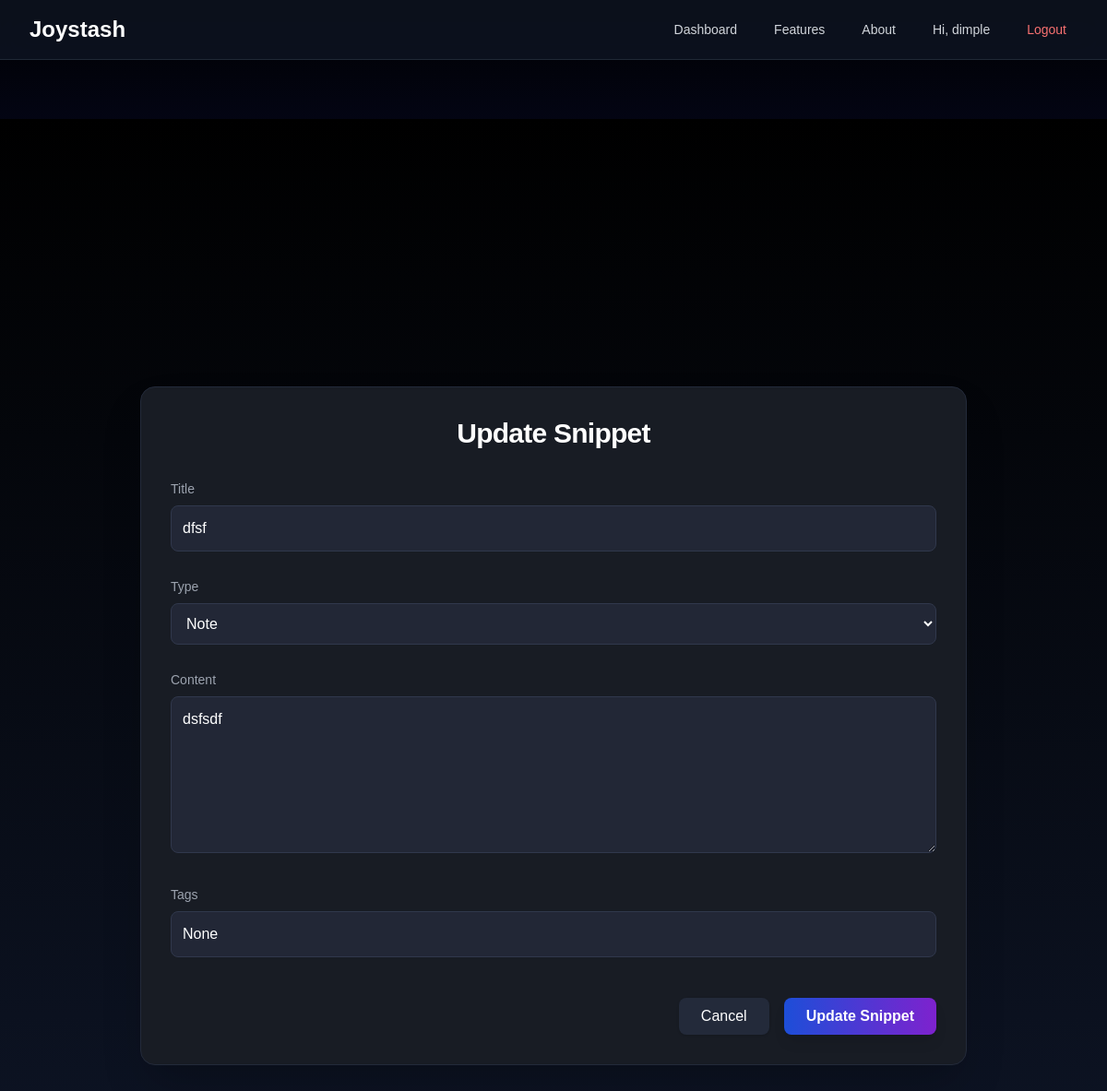
The page /option/snippet/11/edit/ (signed in) on the database its author committed.
### CRUD/models.py (models this page shows, shortened)
class Snippet(models.Model):
    SNIPPET_TYPES = [
        ("code", "Code"),
        ("note", "Note"),
        ("link", "Link"),
        ("idea", "Idea"),
    ]
    user = models.ForeignKey(User, on_delete=models.CASCADE, related_name="snippets")
    snippet_type = models.CharField(max_length=10, choices=SNIPPET_TYPES, default="code")
    title = models.CharField(max_length=200)
    content = models.TextField()  # code, note, link, or idea
    language = models.CharField(max_length=50, blank=True, null=True)  # only used if type == code
    created_at = models.DateTimeField(auto_now_add=True)
    updated_at = models.DateTimeField(auto_now=True)
    is_favorite = models.BooleanField(default=False)
    tags = models.CharField(max_length=200, blank=True,null=True)

### CRUD/views.py (the view)
# urls.py: path('snippet/<int:pk>/edit/', views.snippet_update, name='snippet_update'),
@login_required
def snippet_update(request, pk):
    snippet = get_object_or_404(Snippet, pk=pk, user=request.user)
    if request.method == "POST":
        form = SnippetForm(request.POST, instance=snippet)
        if form.is_valid():
            form.save()
            return redirect('home')
    else:
        form = SnippetForm(instance=snippet)  # pre-populate form with existing data
    return render(request, 'CRUD/snippet_form.html', {'form': form, 'snippet': snippet})

### CRUD/templates/CRUD/snippet_form.html (shortened to what this page needs)
{% extends "base.html" %}
{% load static %}
{% block head %}
  <script src="https://cdn.tailwindcss.com"></script>
{% endblock head %}
{% block hero %}
<div class="min-h-screen flex items-center justify-center p-4 bg-gradient-to-b from-black to-[#0f172a]">
  <div class="w-full max-w-4xl mx-auto bg-[#181c24] rounded-2xl shadow-2xl p-8 border border-[#232a3a]">
    <h1 class="text-3xl font-extrabold text-white mb-8 text-center tracking-tight">{% if snippet %}Update Snippet{% else %}Create New Snippet{% endif %}</h1>
    <form id="snippetForm" method="POST" action="{% if snippet %}{% url 'snippet_update' snippet.id %}{% else %}{% url 'snippet_create' %}{% endif %}" class="space-y-7">
      <div>
        <label class="block text-gray-400 mb-2 text-sm font-medium">Title</label>
        <input type="text" name="title" required maxlength="100"
          class="w-full p-3 rounded-lg bg-[#222736] text-white border border-[#30384c] focus:ring-2 focus:ring-blue-500 focus:outline-none transition"
          placeholder="Enter snippet title" value="{% if snippet %}{{ snippet.title }}{% endif %}">
      </div>
      <div>
        <label class="block text-gray-400 mb-2 text-sm font-medium">Type</label>
        <select id="snippet_type" name="snippet_type"
          class="w-full p-3 rounded-lg bg-[#222736] text-white border border-[#30384c] focus:ring-2 focus:ring-blue-500 focus:outline-none transition">
          <option value="note" {% if snippet and snippet.snippet_type == "note" %}selected{% endif %}>Note</option>
        </select>
      </div>
      <div id="note-container">
        <label class="block text-gray-400 mb-2 text-sm font-medium">Content</label>
        <textarea name="content" id="description" rows="6"
          class="w-full p-3 rounded-lg bg-[#222736] text-white border border-[#30384c] focus:ring-2 focus:ring-blue-500 focus:outline-none transition"
          placeholder="Write your note or code description here...">{% if snippet and snippet.snippet_type == "note" %}{{ snippet.content }}{% endif %}</textarea>
      </div>
      <div>
        <label class="block text-gray-400 mb-2 text-sm font-medium">Tags</label>
        <input type="text" name="tags"
          class="w-full p-3 rounded-lg bg-[#222736] text-white border border-[#30384c] focus:ring-2 focus:ring-blue-500 focus:outline-none transition"
          placeholder="e.g. python, django, notes" value="{% if snippet %}{{ snippet.tags }}{% endif %}">
      </div>
      <div class="flex flex-col sm:flex-row justify-end gap-4 pt-4">
        <button type="button" onclick="window.location.href='{% url 'home' %}'"
          class="px-6 py-2 rounded-lg bg-[#232a3a] text-white hover:bg-[#2e364a] transition shadow font-medium">Cancel</button>
        <button type="submit"
          class="px-6 py-2 rounded-lg bg-gradient-to-r from-blue-700 to-purple-700 text-white font-semibold hover:from-blue-600 hover:to-purple-600 transition shadow-lg">{% if snippet %}Update Snippet{% else %}Add Snippet{% endif %}</button>
      </div>
    </form>
  </div>
</div>
{% endblock hero %}

### templates/base.html (shortened to what this page needs)
{% load static %}
<!DOCTYPE html>
<html lang="en">
<head>
    {% block base_css %}
    <link rel="stylesheet" href="{% static "css/homestyle.css" %}">
    {% endblock base_css %}
    {% block head %}{% endblock head %}
    {% block main_css %}
    <link rel="stylesheet" href="#">
    {% endblock main_css %}
</head>
{% block bg_color %}
<body class="bg-gradient-to-b from-black via-[#0a0f3c] to-[#0f172a] min-h-screen ">
{% endblock bg_color %}
  {% block nav %}
<nav id="joystash-nav" class="sticky top-0 z-50 bg-gray-900/70 backdrop-blur-lg border-b border-gray-700/50">
  <div class="max-w-7xl mx-auto px-4 sm:px-6 lg:px-8">
    <div class="flex items-center justify-between h-16">
      <div class="flex-shrink-0">
        <a href="/" class="text-2xl font-bold text-white">Joystash</a>
      </div>
{% block nav_links %}
 <div class="hidden md:block">
        <div class="ml-10 flex items-baseline space-x-4">
          <a href="{% url "dashboard" %}" class="text-gray-300 hover:bg-gray-700 hover:text-white px-3 py-2 rounded-md text-sm font-medium">Dashboard</a>
          <a href="#hero" class="text-gray-300 hover:bg-gray-700 hover:text-white px-3 py-2 rounded-md text-sm font-medium">Features</a>
          <a href="#sub-hero" class="text-gray-300 hover:bg-gray-700 hover:text-white px-3 py-2 rounded-md text-sm font-medium">About</a>
          {% if user.is_authenticated %}
          <span class="text-gray-300 px-3 py-2 text-sm">Hi, {{ user.username }}</span>
          <a href="{% url "logoutpage" %}" class="text-red-400 hover:bg-red-700 hover:text-white px-3 py-2 rounded-md text-sm font-medium">Logout</a>
          {% else %}
          <a href="{% url "loginpage" %}" class="text-blue-400 hover:bg-blue-700 hover:text-white px-3 py-2 rounded-md text-sm font-medium">Login</a>
          <a href="{% url "register" %}" class="text-blue-400 hover:bg-blue-700 hover:text-white px-3 py-2 rounded-md text-sm font-medium">Register</a>
          {% endif %}
        </div>
      </div>
{% endblock nav_links %}
    </div>
  </div>
</nav>
<main class="pt-16">
  </main>
  {% endblock nav %}
  {% block hero %}{% endblock hero %}
</body>
</html>

### static/css/homestyle.css (style rules this page uses)
body { font-family: Arial, sans-serif; background-color: #f9fafb; color: #111827; margin: 0; padding: 0; background-size: cover; background-position: center; }

### rows shown on the page
Snippet: title "dfsf", snippet_type "Note", content "dsfsdf", tags "None"

### other values the page prints
{{ user.username }} "dimple"
